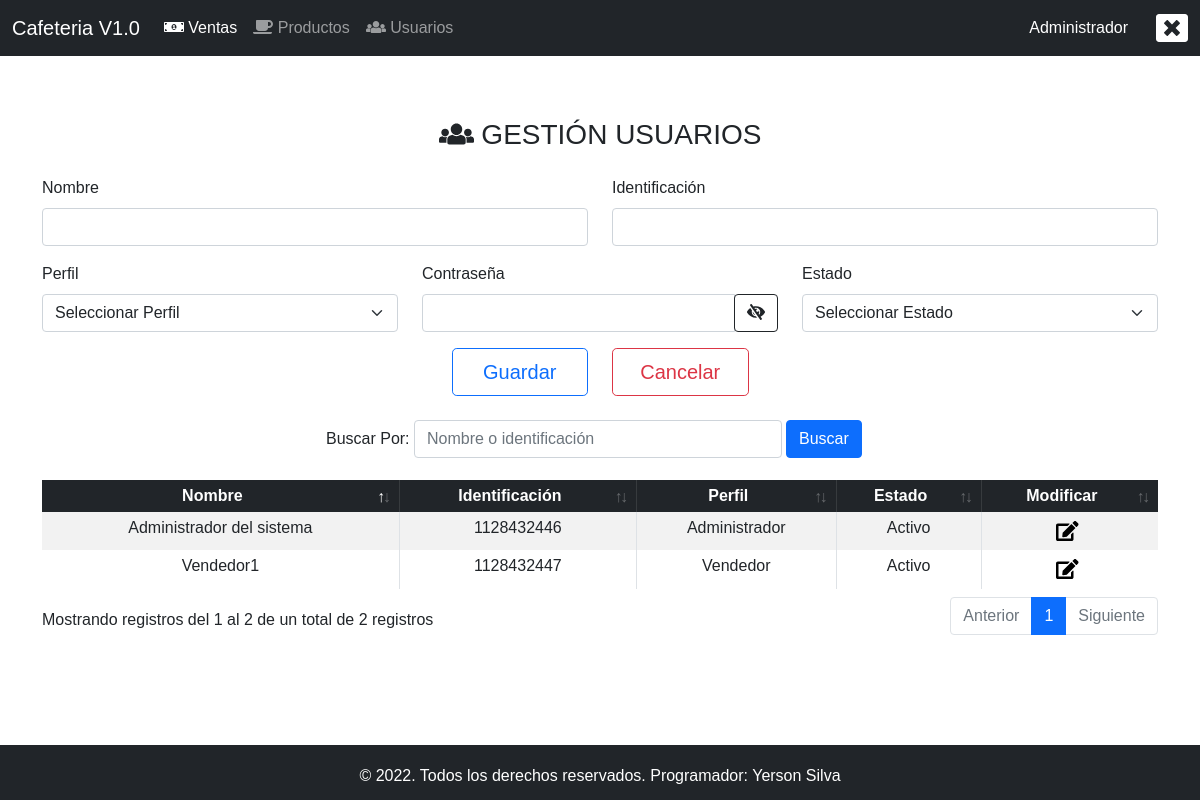
Screenshot of /MasterPage/home.php?mod=usuarios (signed in) with the database file from the repository.
### tables this page shows
CREATE TABLE IF NOT EXISTS `usuarios` (
  `id` int(11) NOT NULL AUTO_INCREMENT,
  `nombre` varchar(200) NOT NULL,
  `identificacion` int(11) NOT NULL,
  `password` varchar(80) NOT NULL,
  `id_perfil` int(11) NOT NULL,
  `fecha_creacion` date NOT NULL,
  `fecha_modificacion` date DEFAULT NULL,
  `estado` tinyint(4) NOT NULL,
  PRIMARY KEY (`id`),
  UNIQUE KEY `identificacion` (`identificacion`),
  UNIQUE KEY `id_perfil` (`id_perfil`)
);

CREATE TABLE IF NOT EXISTS `perfiles` (
  `id` int(11) NOT NULL AUTO_INCREMENT,
  `nombre` varchar(100) NOT NULL,
  PRIMARY KEY (`id`)
);

### conexion.php (called while the page is built, shortened)
<?php
class Conexion{
    public function __construct()
    {
        $this->conexion_db = new mysqli(DB_PASS,DB_USER,DB_PASS,DB_NAME);
    }
}
?>

### crud/read.php (called while the page is built, shortened)
<?php
require '../conexion.php';
 class Consulta extends Conexion {
    public function read_usuarios($nombre, $identificacion){
        $busqueda= $this->conexion_db->query("SELECT u.id, u.identificacion, u.nombre, p.nombre as perfil, u.estado FROM usuarios u INNER JOIN perfiles p ON p.id = u.id_perfil WHERE u.nombre LIKE '%$nombre%' OR u.identificacion LIKE '%$identificacion%' ");
        $resultado=$busqueda->fetch_all(MYSQLI_ASSOC);
        return $resultado;
    }
}
?>

### modulos/usuarios.php (the view, shortened to what this page needs)
<?php
if (isset($_SESSION['usuario'])) {
?>
    <?php
    require_once('../crud/read.php');
    $resultado = new Consulta();
    $nombre = $_POST['txtBuscarUsuario'];
    $array_usuarios = $resultado->read_usuarios($nombre, $nombre);
    $perfil = new Consulta();
    $sql = "SELECT id, nombre FROM perfiles";
    $result_perfil = $perfil->cargar_perfil($sql);
    ?>
    <div class="col-12 col-xs-12 col-sm-12 col-md-12 pb-3">
        <form action="home.php?mod=usuarios" method="POST">
            <div class="container text-center pb-3 mt-3">
                <h3><i class="fas fa-users"></i>&nbsp;GESTIÓN USUARIOS</h3>
            </div>
            <?php
            if (isset($_POST['btnModificar'])) {
                $id = $_POST['id_usuario'];
                $array_usuario = $resultado->read_usuario('', $id);
                foreach ($array_usuario as $item2) {
                    $cantidad = count($array_usuario);
            ?>
                    <div class="row">
                        <div class="col-12 col-xs-12 col-sm-12 col-md-6">
                            <div class="mb-3">
                                <label for="Nombre" class="form-label">Nombre</label>
                                <input type="text" class="form-control" name="txtnombre" value="<?php echo $item2['nombre']; ?>" required>
                            </div>
                        </div>
                        <div class="col-12 col-xs-12 col-sm-12 col-md-6">
                            <div class="mb-3">
                                <label for="Identificación" class="form-label">Identificación</label>
                                <input type="number" class="form-control" name="txtidentificacion" value="<?php echo $item2['identificacion']; ?>" required>
                            </div>
                        </div>
                    </div>
                    <div class="row">
                        <div class="col-12 col-xs-12 col-sm-12 col-md-4">
                            <div class="mb-3">
                                <label for="Perfil" class="form-label">Perfil</label>
                                <select class="form-select" name="cmbIdPerfil" required>
                                    <option value="">Seleccionar Perfil</option>
                                    <?php foreach ($result_perfil as $op) :
                                        if ($item2['id'] == $op['id']) {
                                            echo "<option value=" . $op['id'] . " selected>";
                                            echo $op['nombre'];
                                            echo "</option>";
                                        } else {
                                            echo "<option value=" . $op['id'] . ">";
                                            echo $op['nombre'];
                                            echo "</option>";
                                        }
                                    ?>
                                    <?php endforeach; ?>
                                </select>
                            </div>
                        </div>
                        <div class="col-12 col-xs-12 col-sm-12 col-md-4">
                            <div class="mb-3">
                                <label for="Contraseña" class="form-label">Contraseña</label>
                                <input type="password" class="form-control" name="txtpassword" value="<?php echo $item2['password']; ?>" required>
                            </div>
                        </div>
                        <div class="col-12 col-xs-12 col-sm-12 col-md-4">
                            <div class="mb-3">
                                <label for="Estado" class="form-label">Estado</label>
                                <select class="form-select" name="cmbEstado" required>
                                    <option value="">Seleccionar Perfil</option>
                                    <option value="1" <?php
                                                        if ($item2['estado'] == "1") {
                                                            echo 'selected="selected"';
                                                        }
                                                        ?>>Activo</option>
                                    <option value="0" <?php
                                                        if ($item2['estado'] == "0") {
                                                            echo 'selected="selected"';
                                                        } ?>>Inactivo</option>
                                </select>
                            </div>
                        </div>
                    </div>
                <?php
                }
            } else {
                ?>
                <div class="row">
                    <div class="col-12 col-xs-12 col-sm-12 col-md-6">
                        <div class="mb-3">
                            <label for="Nombre" class="form-label">Nombre</label>
                            <input type="text" class="form-control" name="txtnombre" required>
                        </div>
                    </div>
                    <div class="col-12 col-xs-12 col-sm-12 col-md-6">
                        <div class="mb-3">
                            <label for="Identificación" class="form-label">Identificación</label>
                            <input type="number" class="form-control" name="txtidentificacion" required>
                        </div>
                    </div>
                </div>
                <div class="row">
                    <div class="col-12 col-xs-12 col-sm-12 col-md-4">
                        <div class="mb-3">
                            <label for="Perfil" class="form-label">Perfil</label>
                            <select class="form-select" name="cmbIdPerfil" required>
                                <option value="">Seleccionar Perfil</option>
                            </select>
                        </div>
                    </div>
                    <div class="col-12 col-xs-12 col-sm-12 col-md-4">
                        <div class="mb-3">
                            <label for="Contraseña" class="form-label">Contraseña</label>
                            <div class="input-group">
                                <input id="password" type="password" class="form-control" name="txtpassword" required>
                                <div class="input-group-append">
                                    <button onclick="mostrarContrasena()" class="btn btn-outline-dark" type="button"><span class="fa fa-eye-slash icon"></span> </button>
                                </div>
                            </div>
                        </div>
                    </div>
                    <div class="col-12 col-xs-12 col-sm-12 col-md-4">
                        <div class="mb-3">
                            <label for="Estado" class="form-label">Estado</label>
                            <select class="form-select" name="cmbEstado" required>
                                <option value="">Seleccionar Estado</option>
                            </select>
                        </div>
                    </div>
                </div>
            <?php
            }
            ?>
            <div class="row justify-content-center align-items-center">
                <?php
                if (isset($_POST['btnModificar'])) {
                ?>
                <div class="col-12 col-xs-12 col-sm-12 col-md-6 d-flex justify-content-end">
                    <button type="submit" name="btnModificarUsuario" class="btn btn-outline-primary btn-lg col-12 col-xs-12 col-sm-12 col-md-3">Modificar</button>
                    <input type="number" name="id_usuario" value="<?php echo $item2['id']; ?>" hidden />
                </div>
                <div class="col-12 col-xs-12 col-sm-12 col-md-6">
                    <button type="button" onclick="refresh()" class="btn btn-outline-danger btn-lg col-12 col-xs-12 col-sm-12 col-md-3">Cancelar</button>
                </div>
                <?php
                } else {
                ?>
                    <div class="col-12 col-xs-12 col-sm-12 col-md-6 d-flex justify-content-end">
                        <button type="submit" name="btnCrearUsuario" class="btn btn-outline-primary btn-lg col-12 col-xs-12 col-sm-12 col-md-3">Guardar</button>
                    </div>
                    <div class="col-12 col-xs-12 col-sm-12 col-md-6">
                        <button type="reset" class="btn btn-outline-danger btn-lg col-12 col-xs-12 col-sm-12 col-md-3">Cancelar</button>
                    </div>
                <?php
                }
                ?>
            </div>
        </form>
        <br>
        <form action="home.php?mod=usuarios" method="post" class="mb-3">
            <div class="form-row">
                <div class="form-group col-md-12">
                    <div class="form-row align-items-center d-flex justify-content-center">
                        <div class="col-sm-2">
                            <div class="input-group d-flex justify-content-md-end justify-content-sm-start">
                                <label class="my-0">Buscar Por:&nbsp;</label>
                            </div>
                        </div>
                        <div class="col-sm-4 my-0">
                            <div class="input-group">
                                <input type="text" class="form-control" id="txtBuscar" name="txtBuscarUsuario" placeholder="Nombre o identificación">&nbsp;
                            </div>
                        </div>
                        <div class="col-sm-2 my-0">
                            <div class="input-group">
                                <button type="submit" name="btnBuscar" class="btn btn-primary btn-block boton">Buscar</button>
                            </div>
                        </div>
                    </div>
                </div>
            </div>
        </form>
        <div class="table-responsive-md col-md-12">
            <table class="table table-sm table-bordered table-striped text-center" id="usuarios" data-page-length='5'>
                <thead class="table-dark">
                    <tr>
                        <th scope="col">Nombre</th>
                        <th scope="col">Identificación</th>
                        <th scope="col">Perfil</th>
                        <th scope="col">Estado</th>
                        <th scope="col">Modificar</th>
                    </tr>
                </thead>
                <tbody>
                    <?php
                    foreach ($array_usuarios as $item) {
                    ?>
                        <tr>
                            <td><?php echo $item['nombre']; ?></td>
                            <td><?php echo $item['identificacion']; ?></td>
                            <td><?php echo $item['perfil']; ?></td>
                            <td><?php
                                if ($item['estado'] == '1') {
                                    echo 'Activo';
                                }
                                ?>
                            </td>
                            <td>
                                <form action="home.php?mod=usuarios" method="post">
                                    <button class="navbar-toggler navbar-toggler-right" data-toggle="collapse" data-target="#navbarSupportedContent" aria-controls="navbarSupportedContent" aria-expanded="false" aria-label="Toggle navigation" type="submit" name="btnModificar">
                                        <i class="fas fa-edit"></i>&nbsp;
                                    </button>
                                </form>
                            </td>
                        </tr>
                    <?php
                    }
                    ?>
                </tbody>
            </table>
        </div>
    </div>
<?php
} else {
    header('location: ../index.php');
}
?>

### rows the page displays
usuarios: nombre "Administrador del sistema", identificacion "1128432446", id_perfil.nombre "Administrador", estado "Activo"
usuarios: nombre "Vendedor1", identificacion "1128432447", id_perfil.nombre "Vendedor", estado "Activo"

### other values shown
$_SESSION['perfil'] "Administrador"
